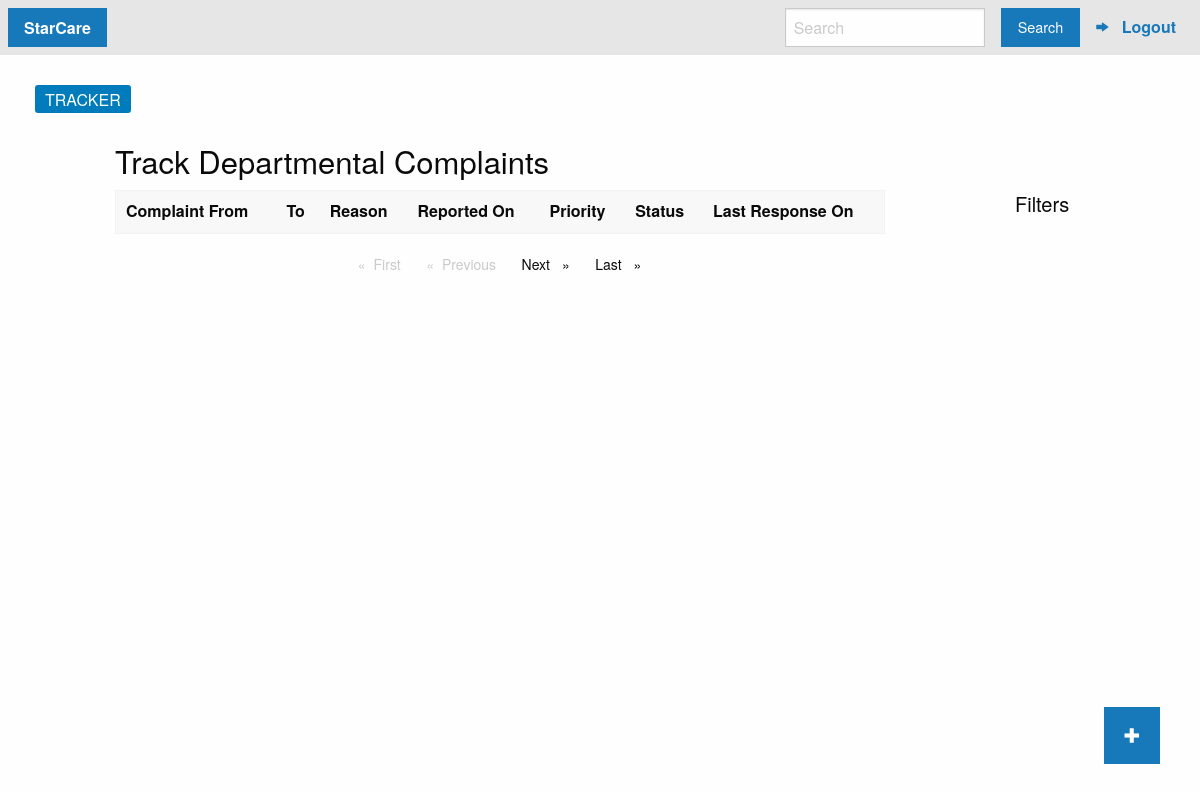
The page /tracker/ on the database as committed earlier.
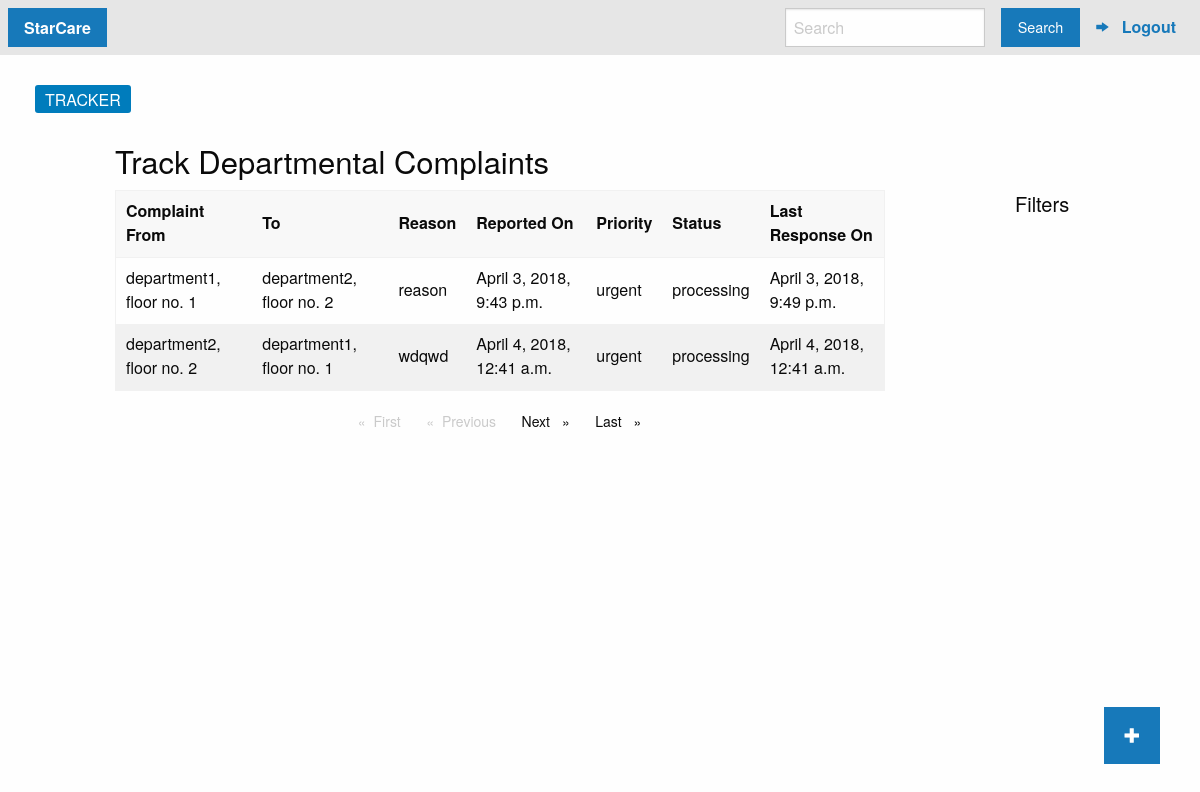
The same page on the database as committed later.
### Tracker/models.py (models this page shows)
class TrackerMaster(models.Model):
    from_department = models.OneToOneField(Department, on_delete=models.DO_NOTHING, related_name='from_department')
    to_department = models.ForeignKey(Department, on_delete=models.DO_NOTHING, related_name='to_department')
    reason = models.TextField(null=False, blank=False)
    reported_date = models.DateTimeField(null=False, blank=False, default=datetime.now())
    priority = models.ForeignKey(Priority, null=True, blank=True, on_delete=models.DO_NOTHING)
    complaint_status = models.ForeignKey(TrackerStatus, on_delete=models.DO_NOTHING)
    updated_date = models.DateTimeField(auto_now=True)

class Department(models.Model):
    name = models.CharField(max_length=150, null=False, blank=False)
    floor_number = models.PositiveIntegerField(null=False, blank=False)
    contact_number = models.CharField(max_length=14, null=True, blank=True)
    created_date = models.DateTimeField(auto_now_add=True)
    updated_date = models.DateTimeField(auto_now=True)
    def __str__(self):
        return '{}, floor no. {}'.format(self.name, self.floor_number)

class Priority(models.Model):
    name = models.CharField(max_length=50, null=False, blank=False)
    created_date = models.DateTimeField(auto_now_add=True)
    updated_date = models.DateTimeField(auto_now=True)
    def __str__(self):
        return '{}'.format(self.name)

class TrackerStatus(models.Model):
    name = models.CharField(max_length=150, null=False, blank=False)
    created_date = models.DateTimeField(auto_now_add=True)
    updated_date = models.DateTimeField(auto_now=True)
    def __str__(self):
        return '%s' % self.name

### Tracker/views.py (the view)
# urls.py: path('', views.main_tracker, name="main_tracker"),
def main_tracker(request):
    if request.method == 'POST':
        input_data = NewComplaintForm(request.POST)
        if input_data.is_valid():
            input_data_stream = input_data.save(commit=False)
            input_data_stream.complaint_status = TrackerStatus.objects.get(name=Constants.processing).id
            input_data_stream.save()
        else:
            print("error")
            print(input_data)
        return reverse('main_tracker')
    else:
        complaints_data = TrackerMaster.objects.all()
        if TrackerMaster.objects.count() > 20:
            paginator = Paginator(complaints_data, 20)
            page = request.GET.get('page', 1)
            complaints_data = paginator.get_page(page)
    return render(request, 'Tracker/index.html', {"page_name": "tracker_home", "login_status": True,
                                                  "complaint_list": complaints_data, 'new_complaint': NewComplaintForm})

### templates/Tracker/index.html (shortened to what this page needs)
{% extends "Tracker/base_tracker.html" %}
{% block bread_crumbs %}
<div class="grid-x grid-padding-x">
    <div class="cell shrink">
        <nav aria-label="You are here:" role="navigation" id="custom-breadcrumb-design">
            <ul class="breadcrumbs" id="custom-breadcrumb-style">
                <li><a href="/tracker">Tracker</a></li>
            </ul>
        </nav>
    </div>
</div>
{% endblock %}
{%block content_main%}
    <div class="grid-x grid-margin-x">
        <div class="cell large-offset-1 large-8">
            <div class="cell small-6 medium-6 large-6">
                <h3>Track Departmental Complaints</h3>
            </div>
        </div>
        <div class="cell large-offset-1 large-8">
            <table class="hover">
                <thead>
                    <tr>
                        <th>Complaint From</th>
                        <th>To</th>
                        <th>Reason</th>
                        <th>Reported On</th>
                        <th>Priority</th>
                        <th>Status</th>
                        <th>Last Response On</th>
                    </tr>
                </thead>
                <tbody>
                    {% for complaints in complaint_list %}
                    <tr>
                        <td>{{ complaints.from_department }}</td>
                        <td>{{ complaints.to_department }}</td>
                        <td>{{ complaints.reason }}</td>
                        <td>{{ complaints.reported_date }}</td>
                        <td>{{ complaints.priority }}</td>
                        <td>{{ complaints.complaint_status }}</td>
                        <td>{{ complaints.updated_date }}</td>
                    </tr>
                    {% endfor %}
                </tbody>
            </table>
        </div>
        <div class="cell large-offset-1 large-2">
            <h5>Filters</h5>
        </div>
        <div class="cell large-offset-1 large-8">
            <div class="cell small-6 medium-6 large-6">
                <nav aria-label="Pagination">
                    <ul class="pagination text-center">
                        <li class="pagination-previous disabled">First <span class="show-for-sr">page</span></li>
                        <li class="pagination-previous disabled">Previous <span class="show-for-sr">page</span></li>
                        <li class="pagination-next"><a href="#" aria-label="Next page">Next <span class="show-for-sr">page</span></a></li>
                        <li class="pagination-next"><a href="#" aria-label="Next page">Last <span class="show-for-sr">page</span></a></li>
                    </ul>
                </nav>
            </div>
        </div>
    </div>
    {% include 'Tracker/includes/new_complaint.html' %}
{% endblock %}

### templates/Tracker/base_tracker.html (shortened to what this page needs)
{% load static %}
<!DOCTYPE html>
<html lang="en">
<head>
{% block head %}
    {% block css_bootstrap %}
        <link href='{% static "foundation/css/foundation.css" %}' rel="stylesheet">
        <link href='{% static "foundation/foundation-icons/foundation-icons.css" %}' rel="stylesheet">
        <link href='{% static "foundation/foundation-icons/foundation-icons.[eot/ttf/svg/woff]" %}' rel="stylesheet">
        <link href='{% static "foundation/css/app.css" %}' rel="stylesheet">
    {% endblock %}
{% endblock %}
</head>
<body class="{% block body_classes %}{% endblock %}"
      id="{% block body_id %}{% endblock %}"{% block bodytag_extra %}{% endblock %}>
{% block body %}
    <div class="row">
        {% include "Tracker/includes/main_nav.html" %}
    </div>
    <div class="row" id="give-padding-for-base-page-breadcrumbs">
        {% block bread_crumbs %} {% endblock %}
    </div>
    <div class="grid-container fluid">
        {%block content_main%} {% endblock %}
    </div>
{% endblock %}
</body>
</html>

### templates/Tracker/includes/main_nav.html
<div class="top-bar" id="tracker-menu">
    <div class="top-bar-left">
        <ul class="menu" id="tracker-main-menu-custom-style">
        {% if login_status == True %}
            <li class="{% if page_name == 'tracker_home' %}active{% endif %}">
                <a href="/tracker">StarCare</a>
            </li>
        {% else %}
            <li class="active"><a href="/">StarCare</a></li>
        {% endif %}
        </ul>
  </div>
  <div class="top-bar-right">
    <ul class="menu">
        {% if login_status == True %}
            <li><input type="search" placeholder="Search"></li>
            <li><button type="button" class="button">Search</button></li>
            <li>
                <a href="#" style="font-weight: bold !important;">
                    <i class="fi-arrow-right"></i> &nbsp; Logout
                </a>
            </li>
        {% endif %}
    </ul>
  </div>
</div>

### templates/Tracker/includes/new_complaint.html (shortened to what this page needs)
<div id="new_complaint_button_container">
    <button class="button large" data-open="new_complaint_modal"><span class="fi-plus"></span></button>
</div>

### static/foundation/css/app.css (style rules this page uses)
#tracker-main-menu-custom-style li a { font-weight: bold !important; }
#custom-breadcrumb-style li a { font-size: 1rem !important; color:white !important; }
#give-padding-for-base-page-breadcrumbs { padding: 30px 0 10px 20px !important; }
#custom-breadcrumb-design { background-color: #007cbc !important; padding: 2px 10px 0px 10px !important; border-radius: 3px !important; }
#new_complaint_button_container { position:fixed !important; bottom: 20px !important; right: 40px !important; }

Rows that differ between the two databases and show on the page:
added TrackerMaster: from_department "department1, floor no. 1", to_department "department2, floor no. 2", reason "reason", reported_date "April 3, 2018, 9:43 p.m.", priority "urgent", complaint_status "processing", updated_date "April 3, 2018, 9:49 p.m."
added TrackerMaster: from_department "department2, floor no. 2", to_department "department1, floor no. 1", reason "wdqwd", reported_date "April 4, 2018, 12:41 a.m.", priority "urgent", complaint_status "processing", updated_date "April 4, 2018, 12:41 a.m."
